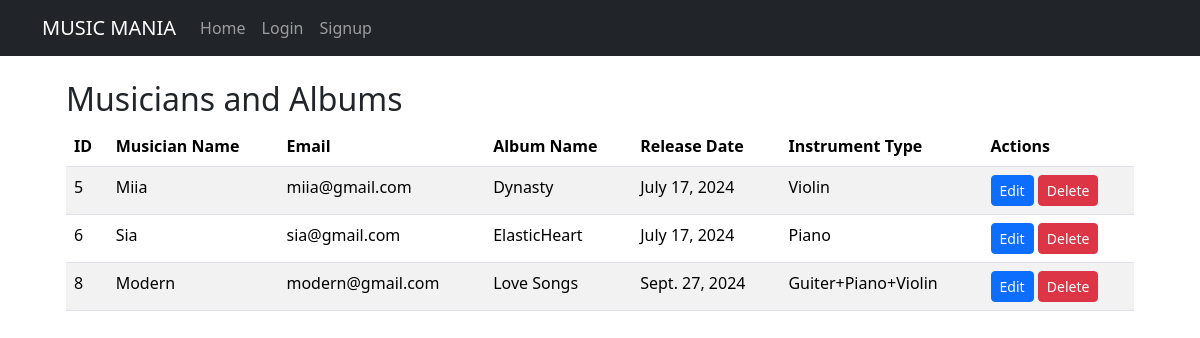
The page / on the database its author committed.
### musician_app/models.py (models this page shows, shortened)
class Musician(models.Model):
    first_name = models.CharField(max_length=50)
    last_name = models.CharField(max_length=50)
    email = models.EmailField()
    phone_number = models.CharField(max_length=20)
    instrument_type = models.CharField(max_length=50)

### albums_app/models.py (models this page shows, shortened)
class Album(models.Model):
    album_name = models.CharField(max_length=100)
    musicians = models.ManyToManyField(Musician, related_name='albums')
    release_date = models.DateField()

### musician_directory/views.py (the view)
# urls.py: path('', home, name='home'),
def home(request):
    combined_data = []
    albums = Album.objects.prefetch_related('musicians').all()
    for album in albums:
        for musician in album.musicians.all():
            combined_data.append({
                'id': musician.id,
                'musician_name': f"{musician.first_name}",
                'email': musician.email,
                'album_name': album.album_name,
                'release_date': album.release_date,
                'instrument_type': musician.instrument_type,
            })
    return render(request, 'base.html', {'combined_data': combined_data})

### templates/base.html (shortened to what this page needs)
<!DOCTYPE html>
<html lang="en">
  <head>
    <link
      href="https://cdn.jsdelivr.net/npm/bootstrap@5.3.3/dist/css/bootstrap.min.css"
      rel="stylesheet"
    />
  </head>
  <body>
    <nav class="navbar navbar-expand-lg navbar-dark bg-dark">
      <div class="container">
        <a class="navbar-brand" href="#">MUSIC MANIA</a>
        <div class="collapse navbar-collapse" id="navbarSupportedContent">
          <ul class="navbar-nav me-auto mb-2 mb-lg-0">
            <li class="nav-item">
              <a class="nav-link" href="{% url 'home' %}">Home</a>
            </li>
            {% if user.is_authenticated %}
            <li class="nav-item">
              <a class="nav-link" href="{% url 'profile' %}">Profile</a>
            </li>
            <li class="nav-item">
              <a class="nav-link" href="{% url 'logout' %}">Logout</a>
            </li>
            {% else %}
            <li class="nav-item">
              <a class="nav-link" href="{% url 'login' %}">Login</a>
            </li>
            <li class="nav-item">
              <a class="nav-link" href="{% url 'signup' %}">Signup</a>
            </li>
            {% endif %}
          </ul>
        </div>
      </div>
    </nav>
    <div class="container mt-4">
      {% block content %}
      <div class="container mt-4">
        <div class="container mt-4">
          <h2>Musicians and Albums</h2>
          <table class="table table-striped">
            <thead>
              <tr>
                <th>ID</th>
                <th>Musician Name</th>
                <th>Email</th>
                <th>Album Name</th>
                <th>Release Date</th>
                <th>Instrument Type</th>
                <th>Actions</th>
              </tr>
            </thead>
            <tbody>
              {% for item in combined_data %}
              <tr>
                <td>{{ item.id }}</td>
                <td>{{ item.musician_name }}</td>
                <td>{{ item.email }}</td>
                <td>{{ item.album_name }}</td>
                <td>{{ item.release_date }}</td>
                <td>{{ item.instrument_type }}</td>
                <td>
                  <a
                    href="{% url 'edit_musician' item.id %}"
                    class="btn btn-primary btn-sm"
                    >Edit</a
                  >
                  <a
                    href="{% url 'delete_musician' item.id %}"
                    class="btn btn-danger btn-sm"
                    >Delete</a
                  >
                </td>
              </tr>
              {% endfor %}
            </tbody>
          </table>
        </div>
      </div>
      {% endblock %}
    </div>
  </body>
</html>

### rows shown on the page
Musician: musician_name "Miia", email "miia@gmail.com", instrument_type "Violin"
Album: album_name "Dynasty", release_date "July 17, 2024"
Musician: musician_name "Sia", email "sia@gmail.com", instrument_type "Piano"
Album: album_name "ElasticHeart", release_date "July 17, 2024"
Musician: musician_name "Modern", email "modern@gmail.com", instrument_type "Guiter+Piano+Violin"
Album: album_name "Love Songs", release_date "Sept. 27, 2024"

### other values the page prints
{{ item.id }} "5" "6" "8"
